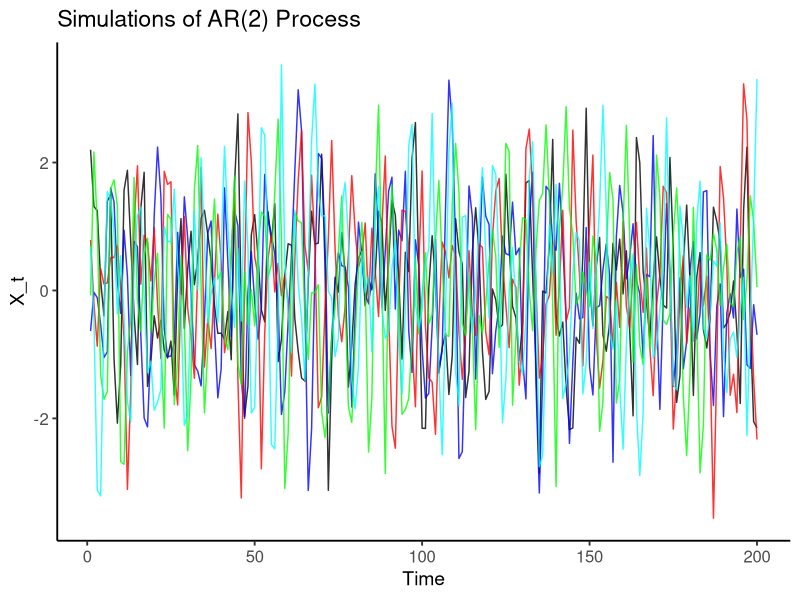
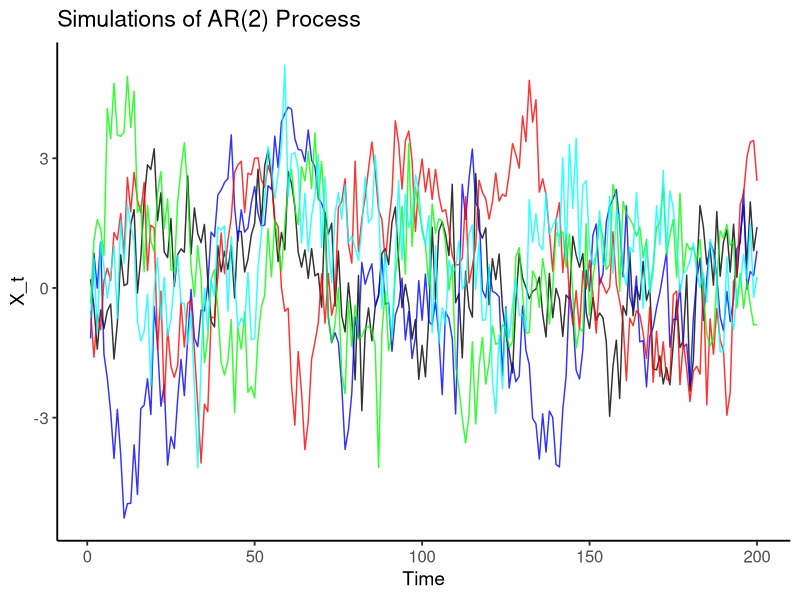
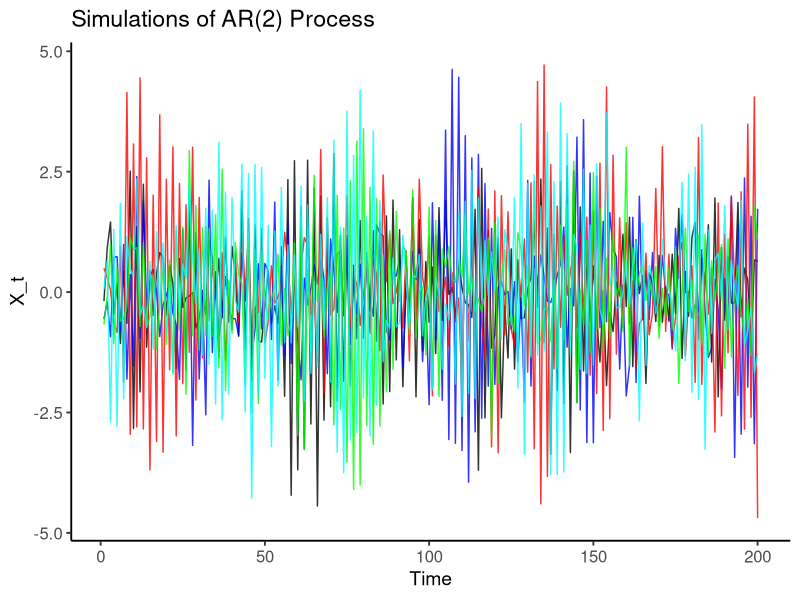
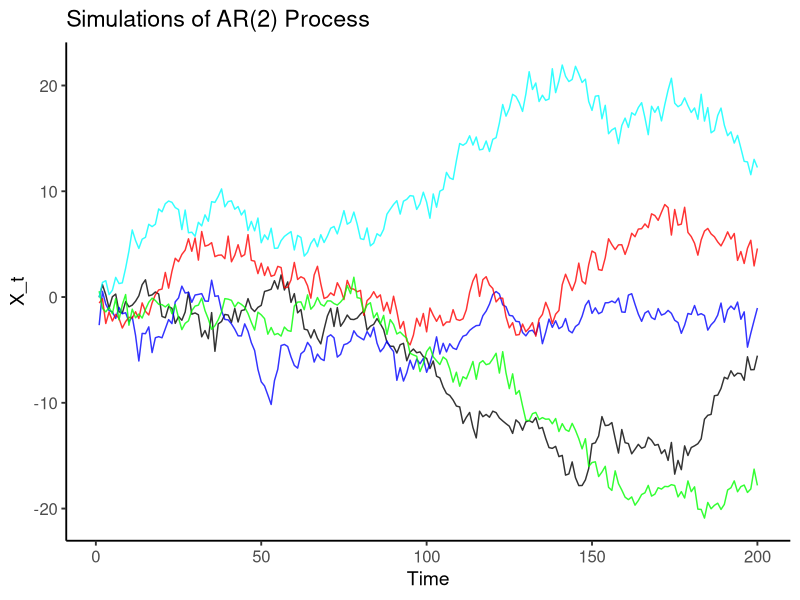
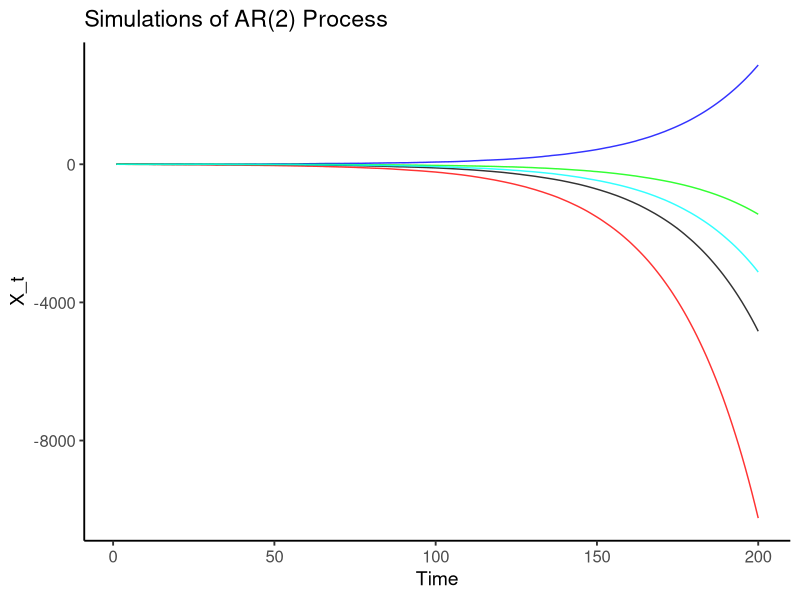

Reproduce these figures in R, in order.
# Install and load necessary packages
library(forecast)
library(ggplot2)
library(tidyr)
library(gridExtra)
set.seed(123) 

# ----------------------------------------

# ------- Exercise 1.1 ---------

# Define AR(2) parameters
phi1 <- -0.6
phi2 <- 0.5
phi <- c(-0.6, 0.5) 
sigma_e <- 1
n <- 200  # Number of observations
num_sim <- 5  # Number of realizations

# Simulate AR(2) process
generate_ar2 <- function(n, phi1, phi2, sigma_e) {
  e <- rnorm(n, mean = 0, sd = sigma_e)
  x <- numeric(n)
  x[1:2] <- rnorm(2)  # Initial values
  
  for (t in 3:n) {
    x[t] <- - phi1 * x[t-1] - phi2 * x[t-2] + e[t]
  }
  return(x)
}

simulations <- replicate(num_sim, generate_ar2(n, phi1, phi2, sigma_e))

# Convert to dataframe for ggplot using tidyr
sim_df <- data.frame(time = 1:n, as.data.frame(simulations))
sim_df <- pivot_longer(sim_df, cols = -time, names_to = "simulation", values_to = "value")

# Improved plot
plot1 <- ggplot(sim_df, aes(x = time, y = value, color = simulation)) +
  geom_line(size = 0.5, alpha = 0.8) +  # Thinner lines and slight transparency
  scale_color_manual(values = c("black", "blue", "red", "green", "cyan")) +  # Custom colors
  labs(title = "Simulations of AR(2) Process", x = "Time", y = "X_t") +  # Clean axis labels
  theme_classic(base_size = 14) +  # Simple and elegant theme
  theme(
    legend.position = "none",  # Remove legend for a cleaner look
    axis.text = element_text(size = 12),
    axis.title = element_text(size = 14)
  )

# Save the first plot
ggsave("Figures/1.1_plot.pdf", plot = plot1, width = 10, height = 5, dpi = 300)

# ------- Exercise 1.2 ---------

# Number of lags
lag_max <- 30



#ggsave("Figures/1.2_empirical_vs_theoretical_acf.pdf", plot = plot_acf_combined, width = 10, height = 5, dpi = 300)

# ------- Exercise 1.3 ---------

# Define AR(2) parameters
phi1 <- -0.6
phi2 <- -0.3
phi <- c(-0.6, -0.3) 
sigma_e <- 1
n <- 200  # Number of observations
num_sim <- 5  # Number of realizations

# Simulate AR(2) process
generate_ar2 <- function(n, phi1, phi2, sigma_e) {
  e <- rnorm(n, mean = 0, sd = sigma_e)
  x <- numeric(n)
  x[1:2] <- rnorm(2)  # Initial values
  
  for (t in 3:n) {
    x[t] <- - phi1 * x[t-1] - phi2 * x[t-2] + e[t]
  }
  return(x)
}

simulations <- replicate(num_sim, generate_ar2(n, phi1, phi2, sigma_e))

# Convert to dataframe for ggplot using tidyr
sim_df <- data.frame(time = 1:n, as.data.frame(simulations))
sim_df <- pivot_longer(sim_df, cols = -time, names_to = "simulation", values_to = "value")

# Improved plot
plot1 <- ggplot(sim_df, aes(x = time, y = value, color = simulation)) +
  geom_line(size = 0.5, alpha = 0.8) +  # Thinner lines and slight transparency
  scale_color_manual(values = c("black", "blue", "red", "green", "cyan")) +  # Custom colors
  labs(title = "Simulations of AR(2) Process", x = "Time", y = "X_t") +  # Clean axis labels
  theme_classic(base_size = 14) +  # Simple and elegant theme
  theme(
    legend.position = "none",  # Remove legend for a cleaner look
    axis.text = element_text(size = 12),
    axis.title = element_text(size = 14)
  )
# Save the first plot
ggsave("Figures/1.3_plot.pdf", plot = plot1, width = 10, height = 5, dpi = 300)

# ------- Exercise 1.4 ---------

# Define AR(2) parameters
phi1 <- 0.6
phi2 <- -0.3
phi <- c(0.6, -0.3) 
sigma_e <- 1
n <- 200  # Number of observations
num_sim <- 5  # Number of realizations

# Simulate AR(2) process
generate_ar2 <- function(n, phi1, phi2, sigma_e) {
  e <- rnorm(n, mean = 0, sd = sigma_e)
  x <- numeric(n)
  x[1:2] <- rnorm(2)  # Initial values
  
  for (t in 3:n) {
    x[t] <- - phi1 * x[t-1] - phi2 * x[t-2] + e[t]
  }
  return(x)
}

simulations <- replicate(num_sim, generate_ar2(n, phi1, phi2, sigma_e))

# Convert to dataframe for ggplot using tidyr
sim_df <- data.frame(time = 1:n, as.data.frame(simulations))
sim_df <- pivot_longer(sim_df, cols = -time, names_to = "simulation", values_to = "value")

# Improved plot
plot1 <- ggplot(sim_df, aes(x = time, y = value, color = simulation)) +
  geom_line(size = 0.5, alpha = 0.8) +  # Thinner lines and slight transparency
  scale_color_manual(values = c("black", "blue", "red", "green", "cyan")) +  # Custom colors
  labs(title = "Simulations of AR(2) Process", x = "Time", y = "X_t") +  # Clean axis labels
  theme_classic(base_size = 14) +  # Simple and elegant theme
  theme(
    legend.position = "none",  # Remove legend for a cleaner look
    axis.text = element_text(size = 12),
    axis.title = element_text(size = 14)
  )

# Save the first plot
ggsave("Figures/1.4_plot.pdf", plot = plot1, width = 10, height = 5, dpi = 300)

# ------- Exercise 1.5 ---------

# Define AR(2) parameters
phi1 <- -0.7
phi2 <- -0.3
phi <- c(-0.7, -0.3) 
sigma_e <- 1
n <- 200  # Number of observations
num_sim <- 5  # Number of realizations

# Simulate AR(2) process
generate_ar2 <- function(n, phi1, phi2, sigma_e) {
  e <- rnorm(n, mean = 0, sd = sigma_e)
  x <- numeric(n)
  x[1:2] <- rnorm(2)  # Initial values
  
  for (t in 3:n) {
    x[t] <- - phi1 * x[t-1] - phi2 * x[t-2] + e[t]
  }
  return(x)
}

simulations <- replicate(num_sim, generate_ar2(n, phi1, phi2, sigma_e))

# Convert to dataframe for ggplot using tidyr
sim_df <- data.frame(time = 1:n, as.data.frame(simulations))
sim_df <- pivot_longer(sim_df, cols = -time, names_to = "simulation", values_to = "value")

# Improved plot
plot1 <- ggplot(sim_df, aes(x = time, y = value, color = simulation)) +
  geom_line(size = 0.5, alpha = 0.8) +  # Thinner lines and slight transparency
  scale_color_manual(values = c("black", "blue", "red", "green", "cyan")) +  # Custom colors
  labs(title = "Simulations of AR(2) Process", x = "Time", y = "X_t") +  # Clean axis labels
  theme_classic(base_size = 14) +  # Simple and elegant theme
  theme(
    legend.position = "none",  # Remove legend for a cleaner look
    axis.text = element_text(size = 12),
    axis.title = element_text(size = 14)
  )

# Save the first plot
ggsave("Figures/1.5_plot.pdf", plot = plot1, width = 10, height = 5, dpi = 300)

# ------- Exercise 1.6 ---------

# Define AR(2) parameters
phi1 <- -0.75
phi2 <- -0.3
phi <- c(-0.7, -0.3) 
sigma_e <- 1
n <- 200  # Number of observations
num_sim <- 5  # Number of realizations

# Simulate AR(2) process
generate_ar2 <- function(n, phi1, phi2, sigma_e) {
  e <- rnorm(n, mean = 0, sd = sigma_e)
  x <- numeric(n)
  x[1:2] <- rnorm(2)  # Initial values
  
  for (t in 3:n) {
    x[t] <- - phi1 * x[t-1] - phi2 * x[t-2] + e[t]
  }
  return(x)
}

simulations <- replicate(num_sim, generate_ar2(n, phi1, phi2, sigma_e))

# Convert to dataframe for ggplot using tidyr
sim_df <- data.frame(time = 1:n, as.data.frame(simulations))
sim_df <- pivot_longer(sim_df, cols = -time, names_to = "simulation", values_to = "value")

# Improved plot
plot1 <- ggplot(sim_df, aes(x = time, y = value, color = simulation)) +
  geom_line(size = 0.5, alpha = 0.8) +  # Thinner lines and slight transparency
  scale_color_manual(values = c("black", "blue", "red", "green", "cyan")) +  # Custom colors
  labs(title = "Simulations of AR(2) Process", x = "Time", y = "X_t") +  # Clean axis labels
  theme_classic(base_size = 14) +  # Simple and elegant theme
  theme(
    legend.position = "none",  # Remove legend for a cleaner look
    axis.text = element_text(size = 12),
    axis.title = element_text(size = 14)
  )

# Save the first plot
ggsave("Figures/1.6_plot.pdf", plot = plot1, width = 10, height = 5, dpi = 300)

# ----------------------------------------